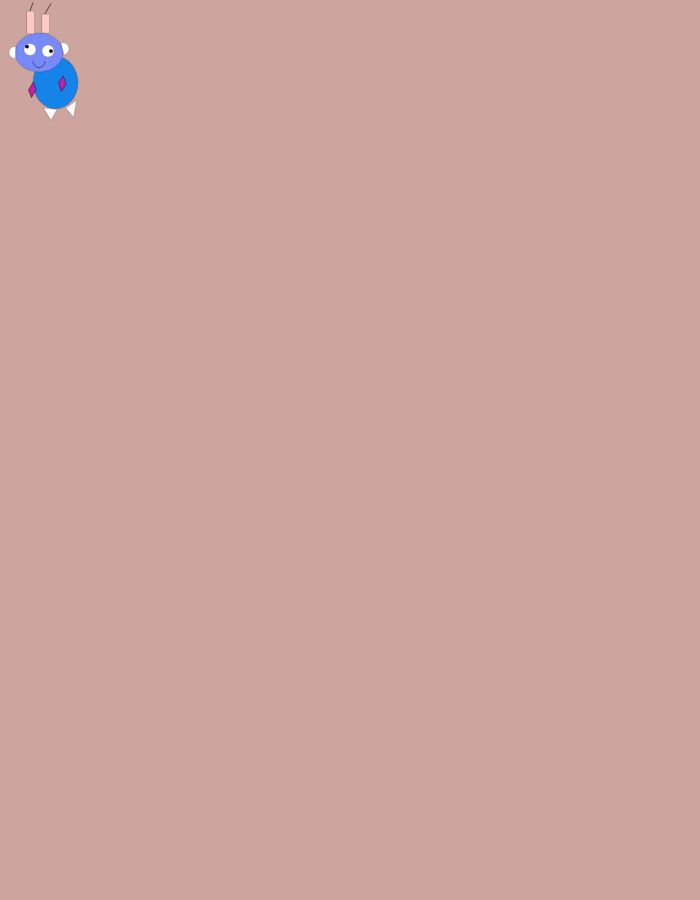
Frame 1 (no input)
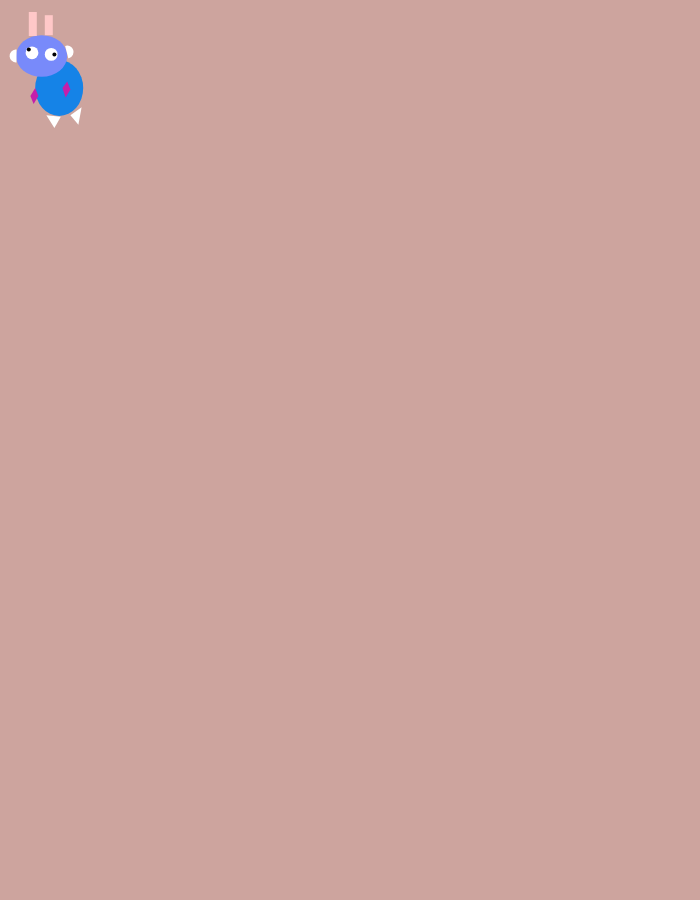
Frame 60 (no input)
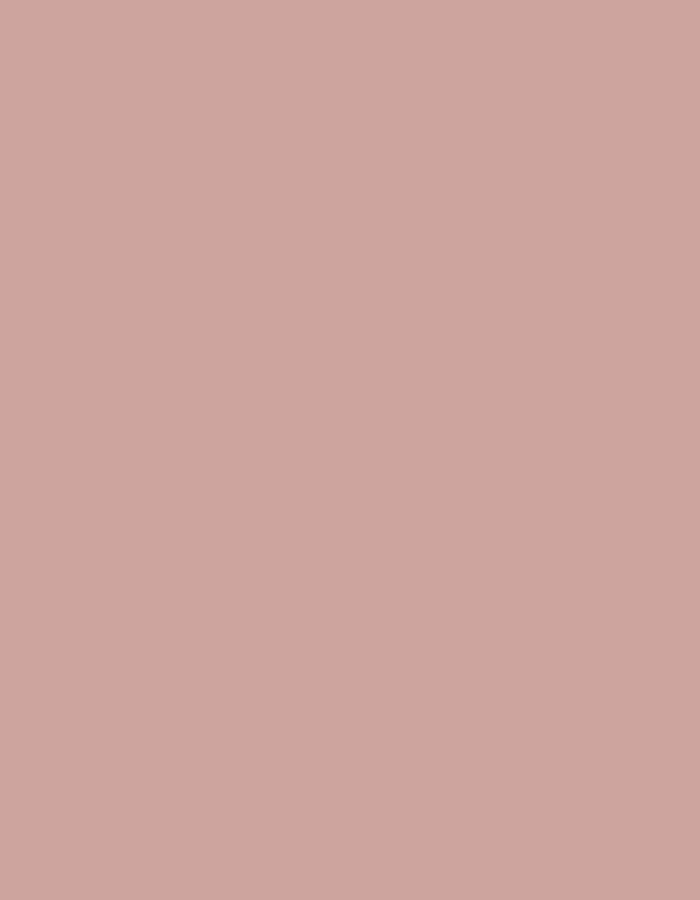
Frame 120 (the mouse pressed at the canvas centre since frame 60)

The p5.js sketch that drew these frames (run headless with seeded random() and noise() and a simulated clock; from frame 60 on, the mouse is pressed at the canvas centre):

// p5.js sketch
// ── sketch.js
var angle = 0.15;
var angleDirection = 1;
var speed = 0.01;



function setup(){
  createCanvas(700,900);
  background(205,164,158);
  
}  
function draw(){

if (mouseIsPressed)
pop()

  background(205, 164, 158);
  scale (angle);

  fill(21,131,231);
  ellipse(370,550,300,350);
  
  fill(120,138,250);
  ellipse(260,350,320,260);
  
  fill(255,255,255);
  ellipse(200,330,80,80);
  ellipse(320,340,80,80);
 push()   
  triangle(290,720,380,730,340,800);
  triangle(440,720,510,670,490,780);
  
  arc(100,350,80,80,1.5,4.8,CHORD);
  arc(420,325,80,80,-1.9,1.4,CHORD);
 

  fill(255,200,200);
  rect(180,75,50,150);

  fill(255,200,200);
  rect(280,95,50,125);

  noFill();
  strokeWeight(3);
  arc(260,410,80,80,0,PI);
  
  fill(197,31,171);
  quad(220,550,190,600,210,650,240,600);
  quad(420,510,390,550,410,610,440,560);
  
  strokeWeight(4);
  line(200,70,220,20);
  line(300,90,340,25);
  
  fill(0,0,0);
  noStroke();
  ellipse(180,310,25,25);
  ellipse(340,340,25,25);
 

  
  angle += speed * angleDirection
  if ((angle < 0.1) || (angle<0.3)) {
  speed = 0;
    
  }
}
